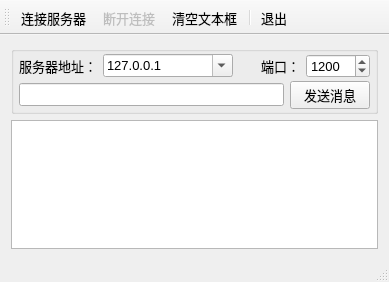
<?xml version="1.0" encoding="UTF-8"?>
<ui version="4.0">
 <class>MainWindow</class>
 <widget class="QMainWindow" name="MainWindow">
  <property name="geometry">
   <rect>
    <x>0</x>
    <y>0</y>
    <width>389</width>
    <height>282</height>
   </rect>
  </property>
  <property name="font">
   <font>
    <pointsize>10</pointsize>
   </font>
  </property>
  <property name="windowTitle">
   <string>TCP Client</string>
  </property>
  <widget class="QWidget" name="centralWidget">
   <layout class="QVBoxLayout" name="verticalLayout_2">
    <item>
     <widget class="QGroupBox" name="groupBox">
      <property name="title">
       <string/>
      </property>
      <layout class="QVBoxLayout" name="verticalLayout">
       <property name="spacing">
        <number>3</number>
       </property>
       <property name="leftMargin">
        <number>5</number>
       </property>
       <property name="topMargin">
        <number>2</number>
       </property>
       <property name="rightMargin">
        <number>5</number>
       </property>
       <property name="bottomMargin">
        <number>2</number>
       </property>
       <item>
        <layout class="QHBoxLayout" name="horizontalLayout_2">
         <item>
          <widget class="QLabel" name="label">
           <property name="text">
            <string>服务器地址：</string>
           </property>
          </widget>
         </item>
         <item>
          <widget class="QComboBox" name="comboServer">
           <property name="minimumSize">
            <size>
             <width>130</width>
             <height>0</height>
            </size>
           </property>
           <property name="editable">
            <bool>true</bool>
           </property>
           <item>
            <property name="text">
             <string>127.0.0.1</string>
            </property>
           </item>
           <item>
            <property name="text">
             <string>localHost</string>
            </property>
           </item>
          </widget>
         </item>
         <item>
          <widget class="QLabel" name="label_2">
           <property name="text">
            <string>端口：</string>
           </property>
           <property name="alignment">
            <set>Qt::AlignRight|Qt::AlignTrailing|Qt::AlignVCenter</set>
           </property>
          </widget>
         </item>
         <item>
          <widget class="QSpinBox" name="spinPort">
           <property name="minimumSize">
            <size>
             <width>0</width>
             <height>0</height>
            </size>
           </property>
           <property name="minimum">
            <number>1</number>
           </property>
           <property name="maximum">
            <number>65535</number>
           </property>
           <property name="value">
            <number>1200</number>
           </property>
          </widget>
         </item>
        </layout>
       </item>
       <item>
        <layout class="QHBoxLayout" name="horizontalLayout">
         <item>
          <widget class="QLineEdit" name="editMsg"/>
         </item>
         <item>
          <widget class="QPushButton" name="btnSend">
           <property name="text">
            <string>发送消息</string>
           </property>
          </widget>
         </item>
        </layout>
       </item>
      </layout>
     </widget>
    </item>
    <item>
     <widget class="QPlainTextEdit" name="textEdit"/>
    </item>
   </layout>
  </widget>
  <widget class="QToolBar" name="mainToolBar">
   <property name="toolButtonStyle">
    <enum>Qt::ToolButtonTextUnderIcon</enum>
   </property>
   <attribute name="toolBarArea">
    <enum>TopToolBarArea</enum>
   </attribute>
   <attribute name="toolBarBreak">
    <bool>false</bool>
   </attribute>
   <addaction name="actConnect"/>
   <addaction name="actDisconnect"/>
   <addaction name="actClear"/>
   <addaction name="separator"/>
   <addaction name="actQuit"/>
  </widget>
  <widget class="QStatusBar" name="statusBar"/>
  <action name="actConnect">
   <property name="icon">
    <iconset resource="res.qrc">
     <normaloff>:/images/images/051.JPG</normaloff>:/images/images/051.JPG</iconset>
   </property>
   <property name="text">
    <string>连接服务器</string>
   </property>
   <property name="toolTip">
    <string>连接到TCP服务器</string>
   </property>
  </action>
  <action name="actDisconnect">
   <property name="enabled">
    <bool>false</bool>
   </property>
   <property name="icon">
    <iconset resource="res.qrc">
     <normaloff>:/images/images/075.JPG</normaloff>:/images/images/075.JPG</iconset>
   </property>
   <property name="text">
    <string>断开连接</string>
   </property>
   <property name="toolTip">
    <string>断开TCP连接</string>
   </property>
  </action>
  <action name="actQuit">
   <property name="icon">
    <iconset resource="res.qrc">
     <normaloff>:/images/images/132.bmp</normaloff>:/images/images/132.bmp</iconset>
   </property>
   <property name="text">
    <string>退出</string>
   </property>
   <property name="toolTip">
    <string>退出本窗口</string>
   </property>
  </action>
  <action name="actClear">
   <property name="icon">
    <iconset resource="res.qrc">
     <normaloff>:/images/images/212.bmp</normaloff>:/images/images/212.bmp</iconset>
   </property>
   <property name="text">
    <string>清空文本框</string>
   </property>
   <property name="toolTip">
    <string>清空文本框</string>
   </property>
  </action>
 </widget>
 <layoutdefault spacing="6" margin="11"/>
 <resources>
  <include location="res.qrc"/>
 </resources>
 <connections>
  <connection>
   <sender>actQuit</sender>
   <signal>triggered()</signal>
   <receiver>MainWindow</receiver>
   <slot>close()</slot>
   <hints>
    <hint type="sourcelabel">
     <x>-1</x>
     <y>-1</y>
    </hint>
    <hint type="destinationlabel">
     <x>326</x>
     <y>237</y>
    </hint>
   </hints>
  </connection>
 </connections>
</ui>
